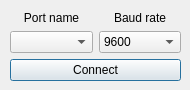
<?xml version="1.0" encoding="UTF-8"?>
<ui version="4.0">
 <class>DialogConnect</class>
 <widget class="QDialog" name="DialogConnect">
  <property name="windowModality">
   <enum>Qt::NonModal</enum>
  </property>
  <property name="enabled">
   <bool>true</bool>
  </property>
  <property name="geometry">
   <rect>
    <x>0</x>
    <y>0</y>
    <width>190</width>
    <height>90</height>
   </rect>
  </property>
  <property name="minimumSize">
   <size>
    <width>190</width>
    <height>90</height>
   </size>
  </property>
  <property name="maximumSize">
   <size>
    <width>190</width>
    <height>90</height>
   </size>
  </property>
  <property name="baseSize">
   <size>
    <width>190</width>
    <height>80</height>
   </size>
  </property>
  <property name="windowTitle">
   <string>Connect</string>
  </property>
  <widget class="QWidget" name="layoutWidget">
   <property name="geometry">
    <rect>
     <x>10</x>
     <y>10</y>
     <width>171</width>
     <height>71</height>
    </rect>
   </property>
   <layout class="QGridLayout" name="gridLayout">
    <item row="0" column="0">
     <widget class="QLabel" name="labelPortName">
      <property name="text">
       <string>Port name</string>
      </property>
      <property name="alignment">
       <set>Qt::AlignCenter</set>
      </property>
     </widget>
    </item>
    <item row="0" column="1">
     <widget class="QLabel" name="labelBaudRate">
      <property name="text">
       <string>Baud rate</string>
      </property>
      <property name="alignment">
       <set>Qt::AlignCenter</set>
      </property>
     </widget>
    </item>
    <item row="1" column="0">
     <widget class="QComboBox" name="comboBoxPortName"/>
    </item>
    <item row="1" column="1">
     <widget class="QComboBox" name="comboBoxBaudRate">
      <item>
       <property name="text">
        <string>9600</string>
       </property>
      </item>
      <item>
       <property name="text">
        <string>19200</string>
       </property>
      </item>
      <item>
       <property name="text">
        <string>38400</string>
       </property>
      </item>
      <item>
       <property name="text">
        <string>57600</string>
       </property>
      </item>
      <item>
       <property name="text">
        <string>115200</string>
       </property>
      </item>
     </widget>
    </item>
    <item row="2" column="0" colspan="2">
     <widget class="QPushButton" name="pushButtonConnect">
      <property name="text">
       <string>Connect</string>
      </property>
     </widget>
    </item>
   </layout>
  </widget>
 </widget>
 <resources/>
 <connections/>
</ui>
